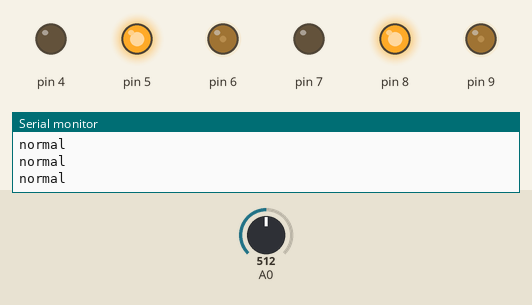
This sketch was run on a simulated Arduino Uno, built with avr-gcc and run on an emulated ATmega328P. On the bench: output pins drawn as LEDs (lit = HIGH), the last lines printed to the serial monitor. The test bench sets the inputs (shaded band); at power-on: A0 = 512.

Above: at 1.2 s.
1.3 s: A0 set to 474
At 2.1 s:
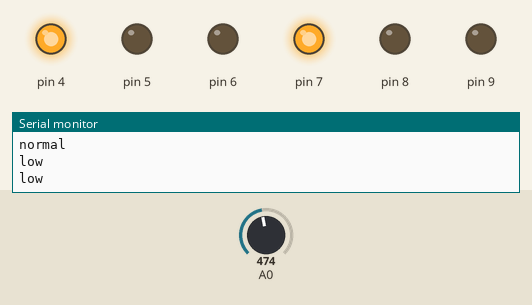
3.0 s: A0 set to 511
At 4.2 s:
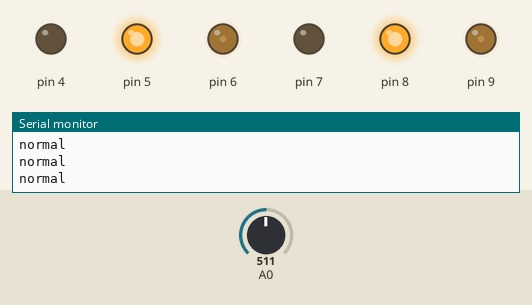
4.5 s: A0 set to 306
At 5.6 s:
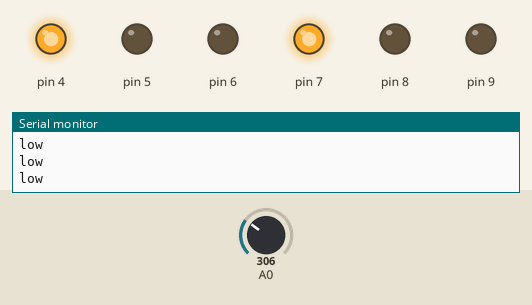
Timing chart, 0 to 7.5 s (numbered marks = the images above; inputs shaded):
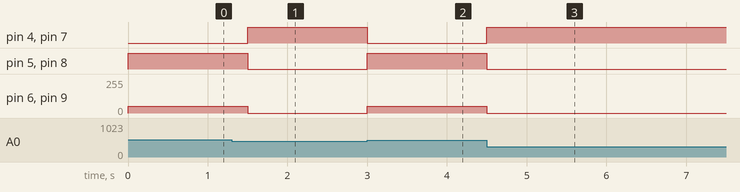

Measured:
- the behaviour switches between 492 and 491 on A0 (found by bisection; images 0 and 1)
- after the input at 1.3 s, pin 4, pin 7: LOW → HIGH after 0.20 s; pin 5, pin 8: HIGH → LOW after 0.20 s; pin 6, pin 9: 50/255 → 0/255 after 0.20 s
- after the input at 3.0 s, pin 4, pin 7: HIGH → LOW at once; pin 5, pin 8: LOW → HIGH at once; pin 6, pin 9: 0/255 → 50/255 at once
- after the input at 4.5 s, pin 4, pin 7: LOW → HIGH at once; pin 5, pin 8: HIGH → LOW at once; pin 6, pin 9: 50/255 → 0/255 at once

The sketch:

wrobot_2011a.ino
```cpp
// Arduino PWM Speed Control：
// Pin definitions for PWM speed control using
// DFRobot Arduino Compatible Motor Shield (2A):

#include "MotorRobotBase.h"
#include "Sensor.h"

#define Motor MotorRobotBase

void forward (Motor &m1, Motor &m2)
{
  int speed;
  // speed up
  for (speed = 0; speed <= 255; speed += 5) {
    m1.forward(speed);
    m2.forward(speed);
    delay(30);
  }
  // speed down
  for (speed = 255; speed >= 0; speed -= 5) {
    m1.forward(speed);
    m2.forward(speed);
    delay(30);
  }
}

void backward (Motor &m1, Motor &m2)
{
  int speed;
  // speed up
  for (speed = 0; speed <= 255; speed += 5) {
    m1.reverse(speed);
    m2.reverse(speed);
    delay(30);
  }
  // speed down
  for (speed = 255; speed >= 0; speed -= 5) {
    m1.reverse(speed);
    m2.reverse(speed);
    delay(30);
  }
}

void twist_right (Motor &m1, Motor &m2)
{
  int speed;
  // speed up
  for (speed = 0; speed <= 255; speed += 5) {
    m1.forward(speed);
    m2.reverse(speed);
    delay(30);
  }
  // speed down
  for (speed = 255; speed >= 0; speed -= 5) {
    m1.forward(speed);
    m2.reverse(speed);
    delay(30);
  }
}

void twist_left (Motor &m1, Motor &m2)
{
  int speed;
  // speed up
  for (speed = 0; speed <= 255; speed += 5) {
    m1.reverse(speed);
    m2.forward(speed);
    delay(30);
  }
  // speed down
  for (speed = 255; speed >= 0; speed -= 5) {
    m1.reverse(speed);
    m2.forward(speed);
    delay(30);
  }
}

Motor right_motor(Motor::MOTOR_1);
Motor left_motor(Motor::MOTOR_2);
Sensor light(Sensor::SENSOR_0);

int avg_illumination = 511;

void setup ()
{
  int ii;
  int current_level;

  Serial.begin(9600);

  right_motor.setup();
  left_motor.setup();
  light.setup();
  light.set_mode(Sensor::SIMPLEX_MODE);
  light.calibrate();

}

void loop ()
{
  int light_level = 1023;
  char light_str[255];

  light.read(light_level);

//light_level = light.get_light_level();
  if (light_level < (light.get_light_level() - 20)) {
     Serial.write("low\n");
     left_motor.forward(0);
     right_motor.forward(0);
  }  else {
     left_motor.reverse(50);
     right_motor.reverse(50);
     Serial.write("normal\n");
  }
/*

  if (light_level > 1000) {
    Serial.write("1000\n");
  } else  if (light_level > 900) {
    Serial.write("900\n");
  } else  if (light_level > 800) {
    Serial.write("800\n");
  } else  if (light_level > 700) {
    Serial.write("700\n");
  }  else  if (light_level > 600) {
    Serial.write("600\n");
  }  else  if (light_level > 500) {
    Serial.write("500\n");
  }  else  if (light_level > 400) {
    Serial.write("400\n");
  }  else  if (light_level > 300) {
    Serial.write("300\n");
  }  else  if (light_level > 200) {
    Serial.write("200\n");
  }  else  if (light_level > 100) {
    Serial.write("100\n");
  }   else  {
    Serial.write("00\n");
  }
  */

  delay(500);
}
```
